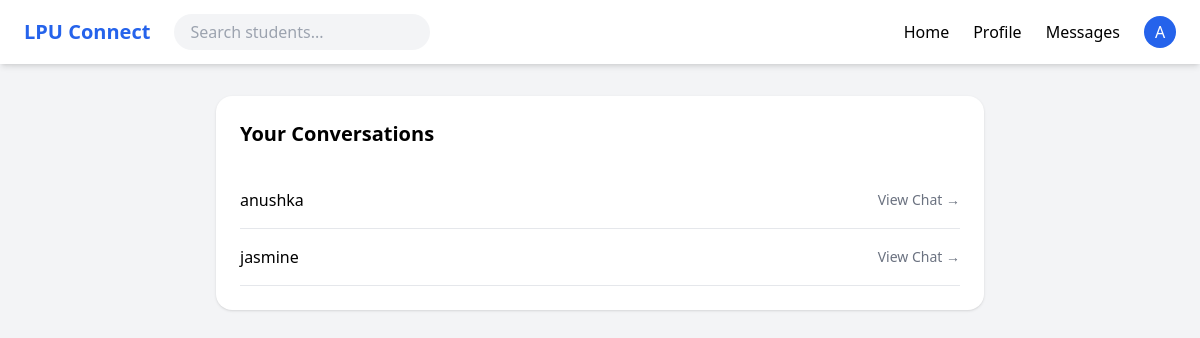
Page /accounts/messages/ (signed in) on the committed database.
### accounts/models.py (models this page shows, shortened)
class User(AbstractUser):
    email = models.EmailField(unique=True)

class Conversation(models.Model):
    user1 = models.ForeignKey(
        settings.AUTH_USER_MODEL,
        related_name="conversations_as_user1",
        on_delete=models.CASCADE
    )
    user2 = models.ForeignKey(
        settings.AUTH_USER_MODEL,
        related_name="conversations_as_user2",
        on_delete=models.CASCADE
    )
    created_at = models.DateTimeField(auto_now_add=True)
    class Meta:
        unique_together = ("user1", "user2")

### accounts/views.py (the view)
# urls.py: path("messages/", conversations_view, name="messages"),
@login_required
def conversations_view(request):
    conversations = Conversation.objects.filter(
        models.Q(user1=request.user) | models.Q(user2=request.user)
    )
    return render(
        request,
        "accounts/conversations.html",
        {"conversations": conversations}
    )

### templates/accounts/conversations.html
{% extends "base.html" %}
{% block content %}
<div class="max-w-3xl mx-auto bg-white rounded-2xl shadow p-6">
    <h2 class="text-xl font-semibold mb-6">Your Conversations</h2>
    {% for convo in conversations %}
        <div class="flex justify-between items-center border-b py-4">
            {% if convo.user1 == user %}
                <a href="{% url 'chat' convo.user2.id %}"
                   class="font-medium hover:text-blue-600">
                    {{ convo.user2.username }}
                </a>
            {% else %}
                <a href="{% url 'chat' convo.user1.id %}"
                   class="font-medium hover:text-blue-600">
                    {{ convo.user1.username }}
                </a>
            {% endif %}
            <span class="text-sm text-gray-500">
                View Chat →
            </span>
        </div>
    {% empty %}
        <p class="text-gray-500">
            No conversations yet.
        </p>
    {% endfor %}
</div>
{% endblock %}

### templates/base.html (shortened to what this page needs)
<!DOCTYPE html>
<html>
<head>
    <script src="https://cdn.tailwindcss.com"></script>
</head>
<body class="bg-gray-100 min-h-screen">
<nav class="bg-white shadow-md fixed w-full z-50">
    <div class="max-w-7xl mx-auto px-6">
        <div class="flex justify-between items-center h-16">
            <div class="flex items-center gap-6">
                <a href="{% url 'home' %}" class="text-xl font-bold text-blue-600">
                    LPU Connect
                </a>
                {% if user.is_authenticated %}
                <form method="get" action="{% url 'home' %}" class="hidden md:block">
                    <input type="text" name="q"
                           placeholder="Search students..."
                           class="bg-gray-100 px-4 py-1.5 rounded-full focus:outline-none focus:ring-2 focus:ring-blue-500 w-64">
                </form>
                {% endif %}
            </div>
            {% if user.is_authenticated %}
            <div class="hidden md:flex items-center gap-6">
                <a href="{% url 'home' %}" class="hover:text-blue-600 transition">Home</a>
                <a href="{% url 'profile' %}" class="hover:text-blue-600 transition">
                    Profile
                </a>
                <a href="{% url 'messages' %}" class="hover:text-blue-600">
                    Messages
                </a>
                <div class="relative">
                    <button onclick="toggleProfile()"
                            class="flex items-center gap-2 focus:outline-none">
                        <div class="w-8 h-8 bg-blue-600 rounded-full text-white flex items-center justify-center">
                            {{ user.username|first|upper }}
                        </div>
                    </button>
                </div>
            </div>
            {% endif %}
        </div>
    </div>
</nav>
<div class="pt-24 max-w-6xl mx-auto px-4">
    {% block content %}
    {% endblock %}
</div>
</body>
</html>

### rows in the picture
User: username|first "A"
Conversation: user2.username "anushka"
Conversation: user2.username "jasmine"
